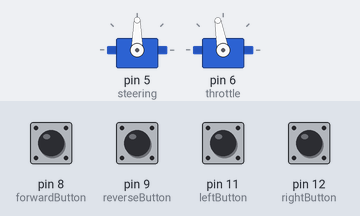
The sketch below on a simulated Arduino Uno, built with avr-gcc and run on an emulated ATmega328P. Shown: 2 × servo. Inputs (shaded band) come from the test bench; at power-on: pin 8 (forwardButton), pin 9 (reverseButton), pin 11 (leftButton), pin 12 (rightButton) HIGH.

Above: at 1.2 s.
1.3 s: pin 8 (forwardButton) pulled LOW for 0.15 s
At 2.4 s:
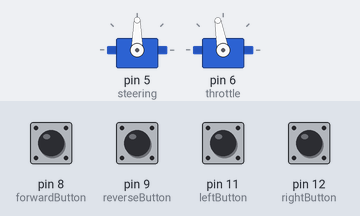
2.9 s: pin 9 (reverseButton) pulled LOW for 0.15 s
At 2.97 s:
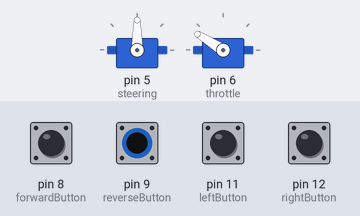
4.5 s: pin 11 (leftButton) pulled LOW for 0.15 s
At 4.57 s:
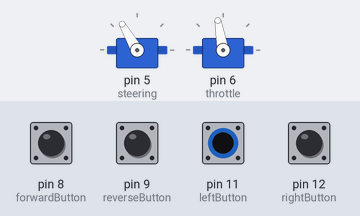
6.1 s: pin 12 (rightButton) pulled LOW for 0.15 s
At 6.17 s:
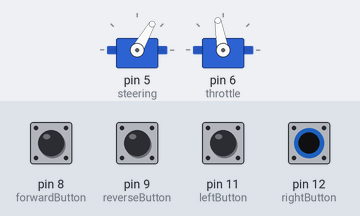
7.7 s: pin 8 (forwardButton) driven LOW and pin 11 (leftButton) driven LOW
At 8.9 s:
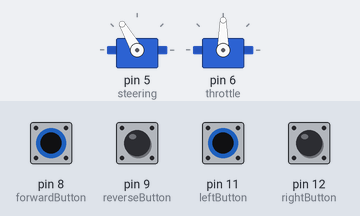
9.2 s: pin 8 (forwardButton) driven HIGH
At 10.1 s:
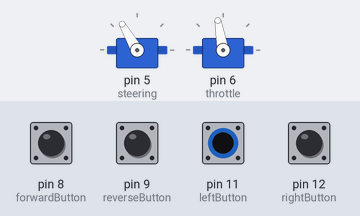
Timing chart, 0 to 11.7 s (numbered marks = the images above; inputs shaded):
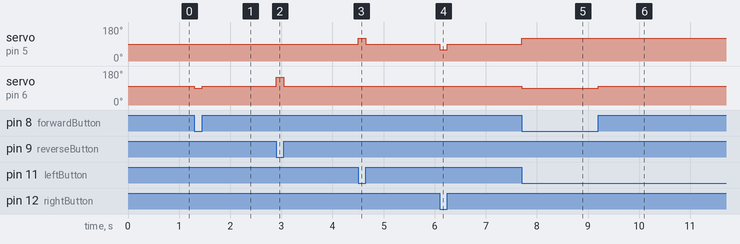

The sketch:

steeringAndThrottlePWMv3.ino
```cpp
/*
  Controls the steering and throttle on an RC car.
  Use with Arduino Uno.

  Version 3 adds a reverse function that was found to be
  supported by hardware, i.e. the RC car. Woe is me.

  This is how the ESC works:
  When in forward drive mode, press brake once to brake, and
  then press brake again to reverse. Brake has only one speed.
  When in reverse mode, press forward to brake and then
  immediately boost forward.

  The input pins on the Uno need to continuously receive a signal
  in order for the output pins to run the drive motor.

  From experience, the throttle neutral point PWM signal is an
  uptime of around 1.56 to 1.60 ms. The ESC (electronic speed
  controller) must detect such a signal upon startup before it
  will run the motor, probably as a safety feature.
*/

#include <Servo.h>

// set the pins used to simulate the PWM output to control steering
int steering = 5;
int throttle = 6;
// set the pins for button input
int leftButton = 11;
int rightButton = 12;
int forwardButton = 8;
int reverseButton = 9;
// initializes the servo steering motor
Servo steeringServo;
// pretends the ESC is also a servo
Servo throttleServo;

void setup() {
  // tells the Arduino that the steering output pin controls a servo
  steeringServo.attach(steering, 1220, 1700); // was pinMode(steering, OUTPUT);
  // pretends the throttle is a servo
  throttleServo.attach(throttle, 1040, 2000); // was pinMode(throttle, OUTPUT);
  // initialize the button pins as inputs.
  pinMode(leftButton, INPUT_PULLUP);
  pinMode(rightButton, INPUT_PULLUP);
  pinMode(forwardButton, INPUT_PULLUP);
  pinMode(reverseButton, INPUT_PULLUP);
}

void turnStraight() {
  steeringServo.write(90);
}

void turnLeft() {
  steeringServo.write(120);
}

void turnRight() {
  steeringServo.write(60);
}

void accelerate() {
  throttleServo.write(90);
}

void brake() {
  throttleServo.write(100);
}

void reverse() {
  throttleServo.write(148);
}

void loop() {
  //read the pushbutton value into a variable
  int sensorValLeft = digitalRead(leftButton);
  int sensorValRight = digitalRead(rightButton);
  int sensorValForward = digitalRead(forwardButton);
  int sensorValReverse = digitalRead(reverseButton);

  // Keep in mind the pullup means the pushbutton's
  // logic is inverted. It goes HIGH when it's open,
  // and LOW when it's pressed.

  // if no input is detected, go straight:
  if (sensorValLeft == HIGH && sensorValRight == HIGH) {
    turnStraight();
  }

  else if (sensorValLeft == LOW && sensorValRight == LOW) {
    turnStraight();
  }

  else if (sensorValLeft == LOW && sensorValRight == HIGH) {
    turnLeft();
  }

  else if (sensorValLeft == HIGH && sensorValRight == LOW) {
    turnRight();
  }

  if (sensorValForward == LOW) {
    accelerate();
  }

  else if (sensorValReverse == LOW) {
    reverse();
  }

  else {
    brake();
  }
}
```

Measured:
- after the input at 1.3 s, servo on pin 6 (throttle): 100° → 90° at once, → 100° 0.15 s later
- after the input at 2.9 s, servo on pin 6 (throttle): 100° → 148° at once, → 100° 0.15 s later
- after the input at 4.5 s, servo on pin 5 (steering): 90° → 120° at once, → 90° 0.15 s later
- after the input at 6.1 s, servo on pin 5 (steering): 90° → 60° at once, → 90° 0.15 s later
- after the input at 7.7 s, servo on pin 5 (steering): 90° → 120° at once; servo on pin 6 (throttle): 100° → 90° at once
- after the input at 9.2 s, servo on pin 6 (throttle): 90° → 100° at once
